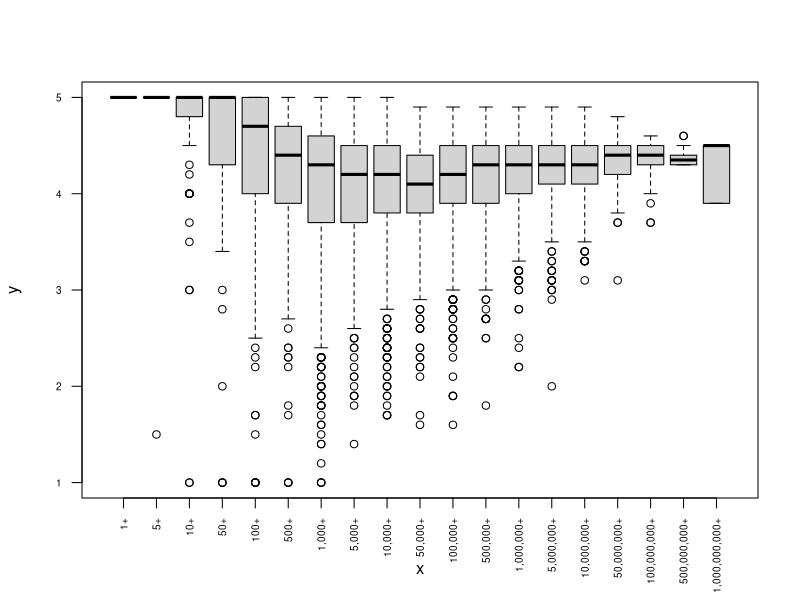
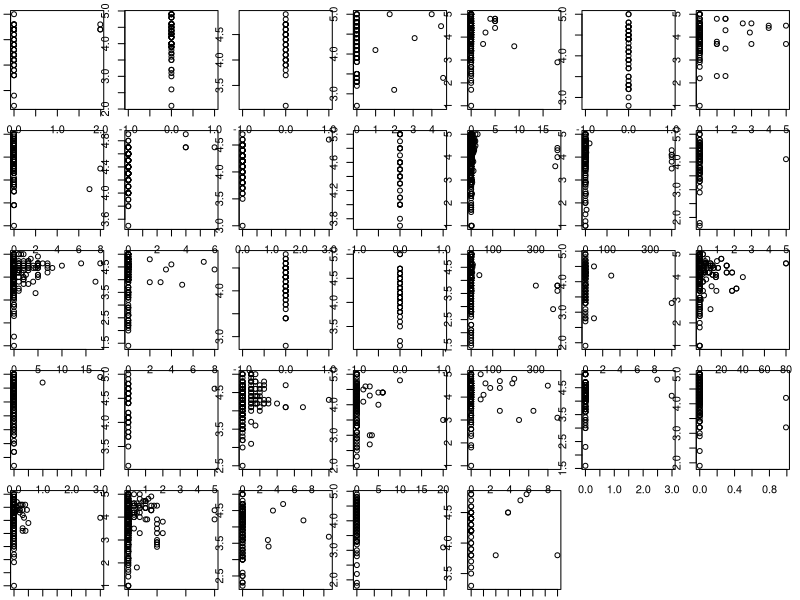

The R script that drew these images, in order:
## ---- chunk 1
apps<-read.csv("apps.csv", header = T)
apps$Reviews<-as.numeric(apps$Reviews)
apps$Installs<-factor(apps$Installs, level= c("1+", "5+", "10+", "50+", "100+", "500+", "1,000+", "5,000+", "10,000+", "50,000+", "100,000+", "500,000+", "1,000,000+","5,000,000+","10,000,000+","50,000,000+", "100,000,000+", "500,000,000+", "1,000,000,000+"))
head(apps)
## ---- chunk 2
# code goes here
dim(apps)
## ---- chunk 3
# code goes here
#lapply(apps, summary)
library("plyr")
#llply(apps, summary)
#alply(apps, 2, summary)
## ---- chunk 4
# code goes here
#boxplot(Rating~Installs, data = apps)
plot(apps$Installs, apps$Rating, las = 2, cex.axis = 0.6)
## ---- chunk 5
# code goes here
# amr or mai
par(mfrow = c(5, 7), mar=c(0.8, 0.8, 0.8, 0.8))

rat_pri <- function(df) {
  plot(df$Price, df$Rating)
}

d_ply(apps, .(Category), rat_pri)
## ---- chunk 6
rollCall274<-readLines("Roll_Call_274.xml")
## ---- chunk 7
# code goes here
length(rollCall274)
## ---- chunk 8
# code goes here
pat <- "<recorded-vote>"
vote_ind <- grep(pat, rollCall274)
vote <- rollCall274[vote_ind]
length(vote)
## ---- chunk 9
# code goes here
pat1 <- "[A-Z][0-9]{6}"
loc1 <- regexpr(pat1, vote)
ID <- substr(vote, loc1, regexpr(pat1, vote)+6)
## ---- chunk 10
# code goes here
pat2 <- "sort-field"
loc2 <- regexpr(pat2, vote)

pat21 <- "unaccented-name"
loc21 <- regexpr(pat21, vote)

names <- substr(vote, loc2+12, loc21-3)
## ---- chunk 11
# code goes here
pat3 <- "party"
loc3 <- regexpr(pat3, vote)

pat31 <- "state"
loc31 <- regexpr(pat31, vote)

party <- substr(vote, loc3+7, loc31-3)
## ---- chunk 12
# code goes here
pat4 <- "state"
loc4 <- regexpr(pat4, vote)

pat41 <- "role"
loc41 <- regexpr(pat41, vote)

state <- substr(vote, loc4+7, loc41-3)
## ---- chunk 13
# code goes here
pat5 <- "<vote>"
loc5 <- regexpr(pat5, vote)

pat51 <- "</vote>"
loc51 <- regexpr(pat51, vote)

vote1 <- substr(vote, loc5+6, loc51-1)
## ---- chunk 14
# code goes here
vote1 <- factor(vote1)
levels(vote1)
numeric.vote <- ifelse(vote1 == "Aye", 1, ifelse(vote1 == "No", 0, -1))
## ---- chunk 15
# code goes here
rollCall274 <- data.frame(name = names, state = state, party = party, vote = vote1, numeric.vote = numeric.vote)

row.names(rollCall274) <- ID
## ---- chunk 16
strikes<-read.csv("strikes.csv", header = T)
italy.strikes<-strikes[strikes$country == "Italy", ]
dim(italy.strikes)
lm.fit<- lm(strike.volume ~ left.parliament, data = italy.strikes)
round(lm.fit$coefficients,3)
## ---- chunk 17
# code goes here
beta1 <- c()

for(i in c(1:100)) {
  ind <- sample(c(1:35), size = 35, replace = T)
  data <- italy.strikes[ind, ]
  lm_tmp <- lm(strike.volume~left.parliament, data)
  beta1 <- c(beta1, as.numeric(lm_tmp$coefficients[2]))
}

var(beta1)
sd(beta1)
## ---- chunk 18
# code goes here
# percentile based
quantile(beta1, c(0.025, 0.975))

# regular Bootstrap interval
2 * lm.fit$coefficients[2] - quantile(beta1, 0.975)
2 * lm.fit$coefficients[2] - quantile(beta1, 0.025)
